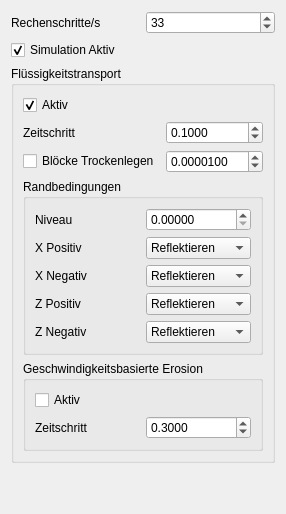
         <widget class="QWidget" name="widget">
          <attribute name="title">
           <string>Simulation</string>
          </attribute>
          <layout class="QVBoxLayout" name="verticalLayout_8">
           <item>
            <layout class="QVBoxLayout" name="verticalLayout_7" stretch="0,0,3">
             <item>
              <layout class="QGridLayout" name="gridLayout_8">
               <item row="0" column="0">
                <widget class="QLabel" name="label_3">
                 <property name="text">
                  <string>Rechenschritte/s</string>
                 </property>
                </widget>
               </item>
               <item row="0" column="1">
                <widget class="QSpinBox" name="set_iterations">
                 <property name="maximum">
                  <number>1000</number>
                 </property>
                 <property name="value">
                  <number>33</number>
                 </property>
                </widget>
               </item>
              </layout>
             </item>
             <item>
              <widget class="QCheckBox" name="set_simulationActive">
               <property name="text">
                <string>Simulation Aktiv</string>
               </property>
               <property name="checked">
                <bool>true</bool>
               </property>
              </widget>
             </item>
             <item>
              <widget class="QGroupBox" name="wsBox">
               <property name="title">
                <string>Flüssigkeitstransport</string>
               </property>
               <property name="checkable">
                <bool>false</bool>
               </property>
               <property name="checked">
                <bool>false</bool>
               </property>
               <layout class="QVBoxLayout" name="verticalLayout_9">
                <item>
                 <widget class="QCheckBox" name="set_waterActive">
                  <property name="text">
                   <string>Aktiv</string>
                  </property>
                  <property name="checked">
                   <bool>true</bool>
                  </property>
                 </widget>
                </item>
                <item>
                 <layout class="QVBoxLayout" name="verticalLayout_11">
                  <item>
                   <layout class="QGridLayout" name="gridLayout_3">
                    <item row="0" column="1">
                     <widget class="QDoubleSpinBox" name="set_waterTimestep">
                      <property name="decimals">
                       <number>4</number>
                      </property>
                      <property name="minimum">
                       <double>0.000100000000000</double>
                      </property>
                      <property name="maximum">
                       <double>1.000000000000000</double>
                      </property>
                      <property name="singleStep">
                       <double>0.010000000000000</double>
                      </property>
                      <property name="value">
                       <double>0.100000000000000</double>
                      </property>
                     </widget>
                    </item>
                    <item row="0" column="0">
                     <widget class="QLabel" name="label_5">
                      <property name="text">
                       <string>Zeitschritt</string>
                      </property>
                     </widget>
                    </item>
                    <item row="1" column="0">
                     <widget class="QCheckBox" name="set_dryExit">
                      <property name="text">
                       <string>Blöcke Trockenlegen</string>
                      </property>
                      <property name="checked">
                       <bool>false</bool>
                      </property>
                     </widget>
                    </item>
                    <item row="1" column="1">
                     <widget class="QDoubleSpinBox" name="set_waterDry">
                      <property name="decimals">
                       <number>7</number>
                      </property>
                      <property name="minimum">
                       <double>0.000000000000000</double>
                      </property>
                      <property name="maximum">
                       <double>100.000000000000000</double>
                      </property>
                      <property name="singleStep">
                       <double>0.100000000000000</double>
                      </property>
                      <property name="value">
                       <double>0.000010000000000</double>
                      </property>
                     </widget>
                    </item>
                   </layout>
                  </item>
                  <item>
                   <widget class="QGroupBox" name="groupBox_8">
                    <property name="title">
                     <string>Randbedingungen</string>
                    </property>
                    <layout class="QGridLayout" name="gridLayout_18">
                     <item row="0" column="0">
                      <layout class="QGridLayout" name="gridLayout_4">
                       <item row="2" column="0">
                        <widget class="QLabel" name="label_8">
                         <property name="text">
                          <string>X Negativ</string>
                         </property>
                         <property name="alignment">
                          <set>Qt::AlignLeading|Qt::AlignLeft|Qt::AlignVCenter</set>
                         </property>
                        </widget>
                       </item>
                       <item row="1" column="0">
                        <widget class="QLabel" name="label_7">
                         <property name="text">
                          <string>X Positiv</string>
                         </property>
                         <property name="alignment">
                          <set>Qt::AlignLeading|Qt::AlignLeft|Qt::AlignVCenter</set>
                         </property>
                        </widget>
                       </item>
                       <item row="3" column="0">
                        <widget class="QLabel" name="label_9">
                         <property name="text">
                          <string>Z Positiv</string>
                         </property>
                         <property name="alignment">
                          <set>Qt::AlignLeading|Qt::AlignLeft|Qt::AlignVCenter</set>
                         </property>
                        </widget>
                       </item>
                       <item row="4" column="0">
                        <widget class="QLabel" name="label_10">
                         <property name="text">
                          <string>Z Negativ</string>
                         </property>
                         <property name="alignment">
                          <set>Qt::AlignLeading|Qt::AlignLeft|Qt::AlignVCenter</set>
                         </property>
                        </widget>
                       </item>
                       <item row="1" column="1">
                        <widget class="QComboBox" name="set_waterBoundXPos">
                         <item>
                          <property name="text">
                           <string>Reflektieren</string>
                          </property>
                         </item>
                         <item>
                          <property name="text">
                           <string>Fest</string>
                          </property>
                         </item>
                        </widget>
                       </item>
                       <item row="3" column="1">
                        <widget class="QComboBox" name="set_waterBoundZPos">
                         <item>
                          <property name="text">
                           <string>Reflektieren</string>
                          </property>
                         </item>
                         <item>
                          <property name="text">
                           <string>Fest</string>
                          </property>
                         </item>
                        </widget>
                       </item>
                       <item row="2" column="1">
                        <widget class="QComboBox" name="set_waterBoundXNeg">
                         <item>
                          <property name="text">
                           <string>Reflektieren</string>
                          </property>
                         </item>
                         <item>
                          <property name="text">
                           <string>Fest</string>
                          </property>
                         </item>
                        </widget>
                       </item>
                       <item row="4" column="1">
                        <widget class="QComboBox" name="set_waterBoundZNeg">
                         <item>
                          <property name="text">
                           <string>Reflektieren</string>
                          </property>
                         </item>
                         <item>
                          <property name="text">
                           <string>Fest</string>
                          </property>
                         </item>
                        </widget>
                       </item>
                       <item row="0" column="1">
                        <widget class="QDoubleSpinBox" name="set_waterBoundLevel">
                         <property name="decimals">
                          <number>5</number>
                         </property>
                         <property name="maximum">
                          <double>10000.000000000000000</double>
                         </property>
                        </widget>
                       </item>
                       <item row="0" column="0">
                        <widget class="QLabel" name="label_11">
                         <property name="text">
                          <string>Niveau</string>
                         </property>
                        </widget>
                       </item>
                      </layout>
                     </item>
                    </layout>
                   </widget>
                  </item>
                 </layout>
                </item>
                <item>
                 <widget class="QGroupBox" name="erosionBox">
                  <property name="title">
                   <string>Geschwindigkeitsbasierte Erosion</string>
                  </property>
                  <layout class="QGridLayout" name="gridLayout_6">
                   <item row="0" column="0">
                    <widget class="QCheckBox" name="set_erosionActive">
                     <property name="text">
                      <string>Aktiv</string>
                     </property>
                    </widget>
                   </item>
                   <item row="1" column="0">
                    <layout class="QGridLayout" name="gridLayout_5">
                     <item row="0" column="0">
                      <widget class="QLabel" name="label_12">
                       <property name="text">
                        <string>Zeitschritt</string>
                       </property>
                      </widget>
                     </item>
                     <item row="0" column="1">
                      <widget class="QDoubleSpinBox" name="set_erosionTimestep">
                       <property name="decimals">
                        <number>4</number>
                       </property>
                       <property name="singleStep">
                        <double>0.100000000000000</double>
                       </property>
                       <property name="value">
                        <double>0.300000000000000</double>
                       </property>
                      </widget>
                     </item>
                    </layout>
                   </item>
                  </layout>
                 </widget>
                </item>
               </layout>
              </widget>
             </item>
            </layout>
           </item>
           <item>
            <spacer name="verticalSpacer">
             <property name="orientation">
              <enum>Qt::Vertical</enum>
             </property>
             <property name="sizeHint" stdset="0">
              <size>
               <width>20</width>
               <height>40</height>
              </size>
             </property>
            </spacer>
           </item>
          </layout>
         </widget>
